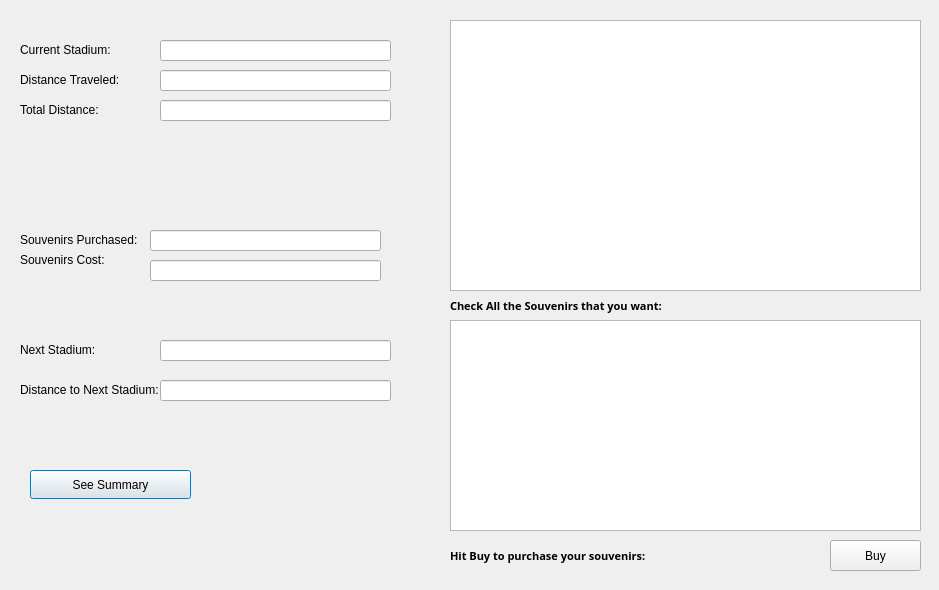
<?xml version="1.0" encoding="UTF-8"?>
<ui version="4.0">
 <class>tripWindow</class>
 <widget class="QDialog" name="tripWindow">
  <property name="geometry">
   <rect>
    <x>0</x>
    <y>0</y>
    <width>939</width>
    <height>590</height>
   </rect>
  </property>
  <property name="windowTitle">
   <string>Dialog</string>
  </property>
  <widget class="QPushButton" name="buttNextSum">
   <property name="geometry">
    <rect>
     <x>30</x>
     <y>470</y>
     <width>161</width>
     <height>29</height>
    </rect>
   </property>
   <property name="text">
    <string>See Summary</string>
   </property>
  </widget>
  <widget class="QLabel" name="labelNextCol">
   <property name="geometry">
    <rect>
     <x>20</x>
     <y>340</y>
     <width>121</width>
     <height>20</height>
    </rect>
   </property>
   <property name="text">
    <string>Next Stadium:</string>
   </property>
  </widget>
  <widget class="QLabel" name="labelDistNext">
   <property name="geometry">
    <rect>
     <x>20</x>
     <y>380</y>
     <width>181</width>
     <height>20</height>
    </rect>
   </property>
   <property name="text">
    <string>Distance to Next Stadium:</string>
   </property>
  </widget>
  <widget class="QLabel" name="labelSouvPurc">
   <property name="geometry">
    <rect>
     <x>20</x>
     <y>230</y>
     <width>151</width>
     <height>20</height>
    </rect>
   </property>
   <property name="text">
    <string>Souvenirs Purchased: </string>
   </property>
  </widget>
  <widget class="QLabel" name="labelSouvCost">
   <property name="geometry">
    <rect>
     <x>20</x>
     <y>250</y>
     <width>121</width>
     <height>20</height>
    </rect>
   </property>
   <property name="text">
    <string>Souvenirs Cost: </string>
   </property>
  </widget>
  <widget class="QLabel" name="labelCurrCol">
   <property name="geometry">
    <rect>
     <x>20</x>
     <y>40</y>
     <width>121</width>
     <height>20</height>
    </rect>
   </property>
   <property name="text">
    <string>Current Stadium:</string>
   </property>
  </widget>
  <widget class="QLabel" name="labelDistTrav">
   <property name="geometry">
    <rect>
     <x>20</x>
     <y>70</y>
     <width>131</width>
     <height>20</height>
    </rect>
   </property>
   <property name="text">
    <string>Distance Traveled: </string>
   </property>
  </widget>
  <widget class="QTableWidget" name="souvDisplay">
   <property name="geometry">
    <rect>
     <x>450</x>
     <y>320</y>
     <width>471</width>
     <height>211</height>
    </rect>
   </property>
  </widget>
  <widget class="QLabel" name="labelCheckAll">
   <property name="geometry">
    <rect>
     <x>450</x>
     <y>290</y>
     <width>500</width>
     <height>31</height>
    </rect>
   </property>
   <property name="font">
    <font>
     <family>Perpetua Titling MT</family>
     <pointsize>8</pointsize>
     <bold>true</bold>
    </font>
   </property>
   <property name="text">
    <string>Check All the Souvenirs that you want: </string>
   </property>
  </widget>
  <widget class="QLabel" name="labelBuySouv">
   <property name="geometry">
    <rect>
     <x>450</x>
     <y>540</y>
     <width>500</width>
     <height>31</height>
    </rect>
   </property>
   <property name="font">
    <font>
     <family>Perpetua Titling MT</family>
     <pointsize>8</pointsize>
     <bold>true</bold>
    </font>
   </property>
   <property name="text">
    <string>Hit Buy to purchase your souvenirs:</string>
   </property>
  </widget>
  <widget class="QPushButton" name="buyButt">
   <property name="geometry">
    <rect>
     <x>830</x>
     <y>540</y>
     <width>91</width>
     <height>31</height>
    </rect>
   </property>
   <property name="text">
    <string>Buy</string>
   </property>
  </widget>
  <widget class="QListView" name="stadiumDisplay">
   <property name="geometry">
    <rect>
     <x>450</x>
     <y>20</y>
     <width>471</width>
     <height>271</height>
    </rect>
   </property>
  </widget>
  <widget class="QLineEdit" name="lineCurrColl">
   <property name="geometry">
    <rect>
     <x>160</x>
     <y>40</y>
     <width>231</width>
     <height>21</height>
    </rect>
   </property>
  </widget>
  <widget class="QLineEdit" name="lineDistTrav">
   <property name="geometry">
    <rect>
     <x>160</x>
     <y>70</y>
     <width>231</width>
     <height>21</height>
    </rect>
   </property>
  </widget>
  <widget class="QLineEdit" name="lineNextColl">
   <property name="geometry">
    <rect>
     <x>160</x>
     <y>340</y>
     <width>231</width>
     <height>21</height>
    </rect>
   </property>
  </widget>
  <widget class="QLineEdit" name="lineDistNext">
   <property name="geometry">
    <rect>
     <x>160</x>
     <y>380</y>
     <width>231</width>
     <height>21</height>
    </rect>
   </property>
  </widget>
  <widget class="QLineEdit" name="lineSouvPurc">
   <property name="geometry">
    <rect>
     <x>150</x>
     <y>230</y>
     <width>231</width>
     <height>21</height>
    </rect>
   </property>
  </widget>
  <widget class="QLineEdit" name="lineSouvCost">
   <property name="geometry">
    <rect>
     <x>150</x>
     <y>260</y>
     <width>231</width>
     <height>21</height>
    </rect>
   </property>
  </widget>
  <widget class="QLabel" name="label">
   <property name="geometry">
    <rect>
     <x>20</x>
     <y>100</y>
     <width>130</width>
     <height>20</height>
    </rect>
   </property>
   <property name="text">
    <string>Total Distance: </string>
   </property>
  </widget>
  <widget class="QLineEdit" name="lineDistTrav_2">
   <property name="geometry">
    <rect>
     <x>160</x>
     <y>100</y>
     <width>231</width>
     <height>21</height>
    </rect>
   </property>
  </widget>
 </widget>
 <resources/>
 <connections/>
</ui>
